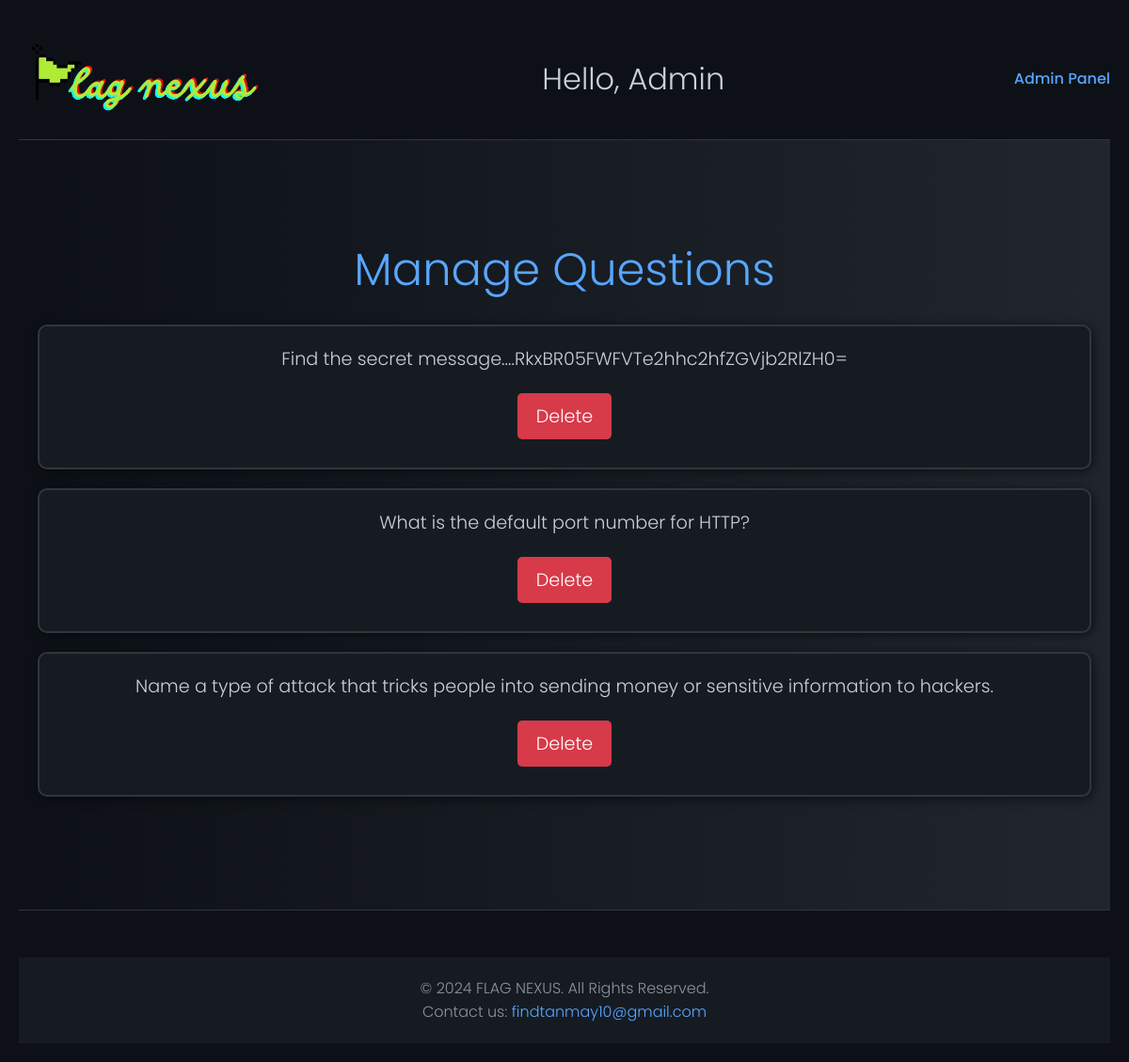
The page /admin/viewquiz.php (signed in) on the database its author committed.
### tables this page shows
CREATE TABLE IF NOT EXISTS `quiz` (
  `qid` int NOT NULL AUTO_INCREMENT,
  `question` varchar(600) NOT NULL,
  `answer` varchar(600) NOT NULL,
  PRIMARY KEY (`qid`)
);

### admin/viewquiz.php (the view, shortened to what this page needs)
<!DOCTYPE html>
<html lang="en">
<head>
    <link rel="stylesheet" href="../style/viewquiz.css">
</head>
<body>
    <div class="container">
        <header>
            <div class="logo">
                <img src="../assets/images/logo.png" alt="CTF Logo">
            </div>
            <h1>
                <?php
                if (isset($_SESSION['uname'])) {
                    echo "Hello, " . $_SESSION['uname'] . "";
                }
                ?>
            </h1>
            <nav>
                <ul>
                    <li><a href="admin.php">Admin Panel</a></li>
                </ul>
            </nav>
        </header>
        <section class="hero">
            <h2 class="hero-title">Manage Questions</h2>
            <div class="card-container">
                <?php
                $con = mysqli_connect('localhost', 'root', '');
                mysqli_select_db($con, 'flagnexus');
                $query = "SELECT * FROM quiz";
                $result = mysqli_query($con, $query);
                while ($row = mysqli_fetch_assoc($result)) {
                    echo "
                    <div class='question-block'>
                        <div class='question-text'>$row[question]</div>
                        <form action='viewquiz.php' method='post'>
                            <button class='submit-btn delete-btn' name='btndel'  value=" . $row['qid'] . ">Delete</button>
                        </form>
                    </div>
                    ";
                }
                ?>
            </div>
        </section>
        <footer>
            <p>&copy; 2024 FLAG NEXUS. All Rights Reserved.</p>
            <p>Contact us: <a href="mailto:findtanmay10@gmail.com">findtanmay10@gmail.com</a></p>
        </footer>
    </div>
</body>
</html>

### style/viewquiz.css (style rules this page uses)
* { margin: 0; padding: 0; box-sizing: border-box; font-family: 'Poppins', sans-serif; font-weight: 300; }
body { background-color: #0d1117; color: #c9d1d9; line-height: 1.6; }
a { color: #58a6ff; text-decoration: none; }
.container { max-width: 1200px; margin: 0 auto; padding: 20px; }
header { display: flex; justify-content: space-between; align-items: center; padding: 10px 0; border-bottom: 1px solid #30363d; }
.logo img { height: 100px; }
nav ul { display: flex; list-style-type: none; }
nav ul li { margin-left: 20px; }
nav ul li a { font-weight: 500; }
.hero { text-align: center; padding: 100px 20px; background: linear-gradient(to right, #0d1117, #21262d); border-bottom: 1px solid #30363d; }
.card-container { display:block; flex-wrap: wrap; justify-content: center; gap: 20px; margin-top: 20px; }
.question-block { background-color: #161b22; border: 2px solid #30363d; padding: 20px; text-align: center; color: #c9d1d9; border-radius: 10px; margin-bottom: 20px; box-shadow: 2px 2px 12px rgba(0, 0, 0, 0.6); transition: 0.2s ease; }
.question-text { font-size: 1.2rem; color: #c9d1d9; margin-bottom: 10px; }
.submit-btn { background-color: #238636; color: white; padding: 10px 20px; border: none; border-radius: 5px; cursor: pointer; font-size: 1.2rem; display: block; margin: 20px auto; }
footer { text-align: center; padding: 20px; background-color: #161b22; color: #8b949e; margin-top: 50px; }
footer a { color: #58a6ff; }
.hero-title { font-size: 3rem; color: #58a6ff; margin-bottom: 20px; }
.delete-btn { background-color: #d73a49; }
.submit-btn { margin-bottom: 10px; }

### rows shown on the page
quiz: question "Find the secret message....RkxBR05FWFVTe2hhc2hfZGVjb2RlZH0=", $row['qid'] 1 (drawn)
quiz: question "What is the default port number for HTTP?", $row['qid'] 3 (drawn)
quiz: question "Name a type of attack that tricks people into sending money or sensitive information to hackers.", $row['qid'] 4 (drawn)

### other values the page prints
$_SESSION['uname'] "Admin"
